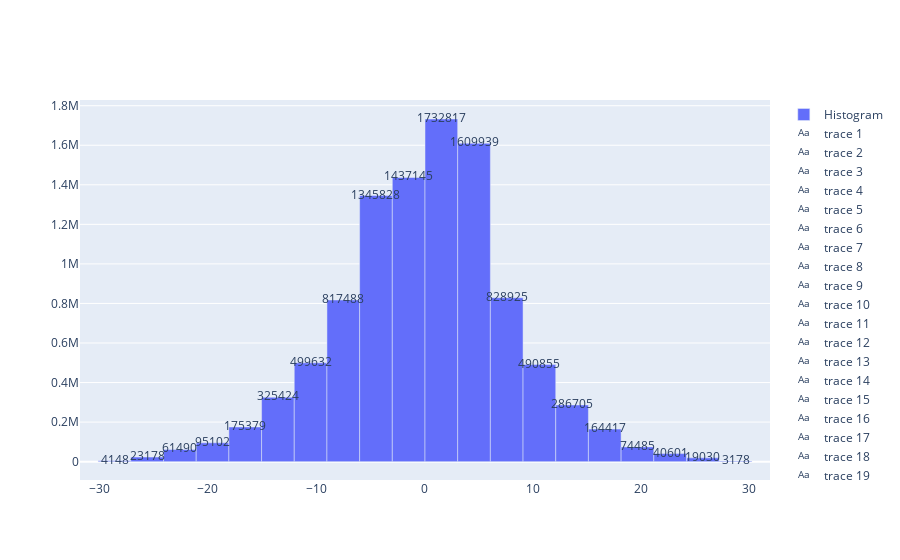

Notebook code cell kept with this figure:
### Code cell
# Plot the figure
counts, bins = np.histogram(df_interest['LogOddRatio'], bins=20)
bin_midpoints = bins[:-1] + np.diff(bins)/2

fig = go.Figure()

fig.add_trace(go.Bar(
    x=bin_midpoints,
    y=counts,
    width=np.diff(bins), # makes bars have correct widths
    name='Histogram'
))
# add text labels for counts
for i in range(len(counts)):
    fig.add_trace(go.Scatter(
        x=[bin_midpoints[i]],
        y=[counts[i]],
        text=[str(counts[i])],
        mode='text',
    ))

fig.show()

### Figure 1 — Plotly figure (JSON) as saved in the notebook; plotly's stock layout.template omitted (floating-point values rounded to 4 significant figures)
{"data": [{"name": "Histogram", "type": "bar", "width": [3.017, 3.017, 3.017, 3.017, 3.017, 3.017, 3.017, 3.017, 3.017, 3.017, 3.017, 3.017, 3.017, 3.017, 3.017, 3.017, 3.017, 3.017, 3.017, 3.017], "x": [-28.61, -25.59, -22.58, -19.56, -16.54, -13.53, -10.51, -7.491, -4.473, -1.456, 1.561, 4.579, 7.596, 10.61, 13.63, 16.65, 19.67, 22.68, 25.7, 28.72], "y": [4148, 23178, 61490, 95102, 175379, 325424, 499632, 817488, 1345828, 1437145, 1732817, 1609939, 828925, 490855, 286705, 164417, 74485, 40601, 19030, 3178]}, {"mode": "text", "text": ["4148"], "type": "scatter", "x": [-28.61], "y": [4148]}, {"mode": "text", "text": ["23178"], "type": "scatter", "x": [-25.59], "y": [23178]}, {"mode": "text", "text": ["61490"], "type": "scatter", "x": [-22.58], "y": [61490]}, {"mode": "text", "text": ["95102"], "type": "scatter", "x": [-19.56], "y": [95102]}, {"mode": "text", "text": ["175379"], "type": "scatter", "x": [-16.54], "y": [175379]}, {"mode": "text", "text": ["325424"], "type": "scatter", "x": [-13.53], "y": [325424]}, {"mode": "text", "text": ["499632"], "type": "scatter", "x": [-10.51], "y": [499632]}, {"mode": "text", "text": ["817488"], "type": "scatter", "x": [-7.491], "y": [817488]}, {"mode": "text", "text": ["1345828"], "type": "scatter", "x": [-4.473], "y": [1345828]}, {"mode": "text", "text": ["1437145"], "type": "scatter", "x": [-1.456], "y": [1437145]}, {"mode": "text", "text": ["1732817"], "type": "scatter", "x": [1.561], "y": [1732817]}, {"mode": "text", "text": ["1609939"], "type": "scatter", "x": [4.579], "y": [1609939]}, {"mode": "text", "text": ["828925"], "type": "scatter", "x": [7.596], "y": [828925]}, {"mode": "text", "text": ["490855"], "type": "scatter", "x": [10.61], "y": [490855]}, {"mode": "text", "text": ["286705"], "type": "scatter", "x": [13.63], "y": [286705]}, {"mode": "text", "text": ["164417"], "type": "scatter", "x": [16.65], "y": [164417]}, {"mode": "text", "text": ["74485"], "type": "scatter", "x": [19.67], "y": [74485]}, {"mode": "text", "text": ["40601"], "type": "scatter", "x": [22.68], "y": [40601]}, {"mode": "text", "text": ["19030"], "type": "scatter", "x": [25.7], "y": [19030]}, {"mode": "text", "text": ["3178"], "type": "scatter", "x": [28.72], "y": [3178]}], "layout": {"autosize": true, "xaxis": {"autorange": true, "range": [-31.8, 31.9], "type": "linear"}, "yaxis": {"autorange": true, "range": [-92910.0, 1829000.0], "type": "linear"}}}
